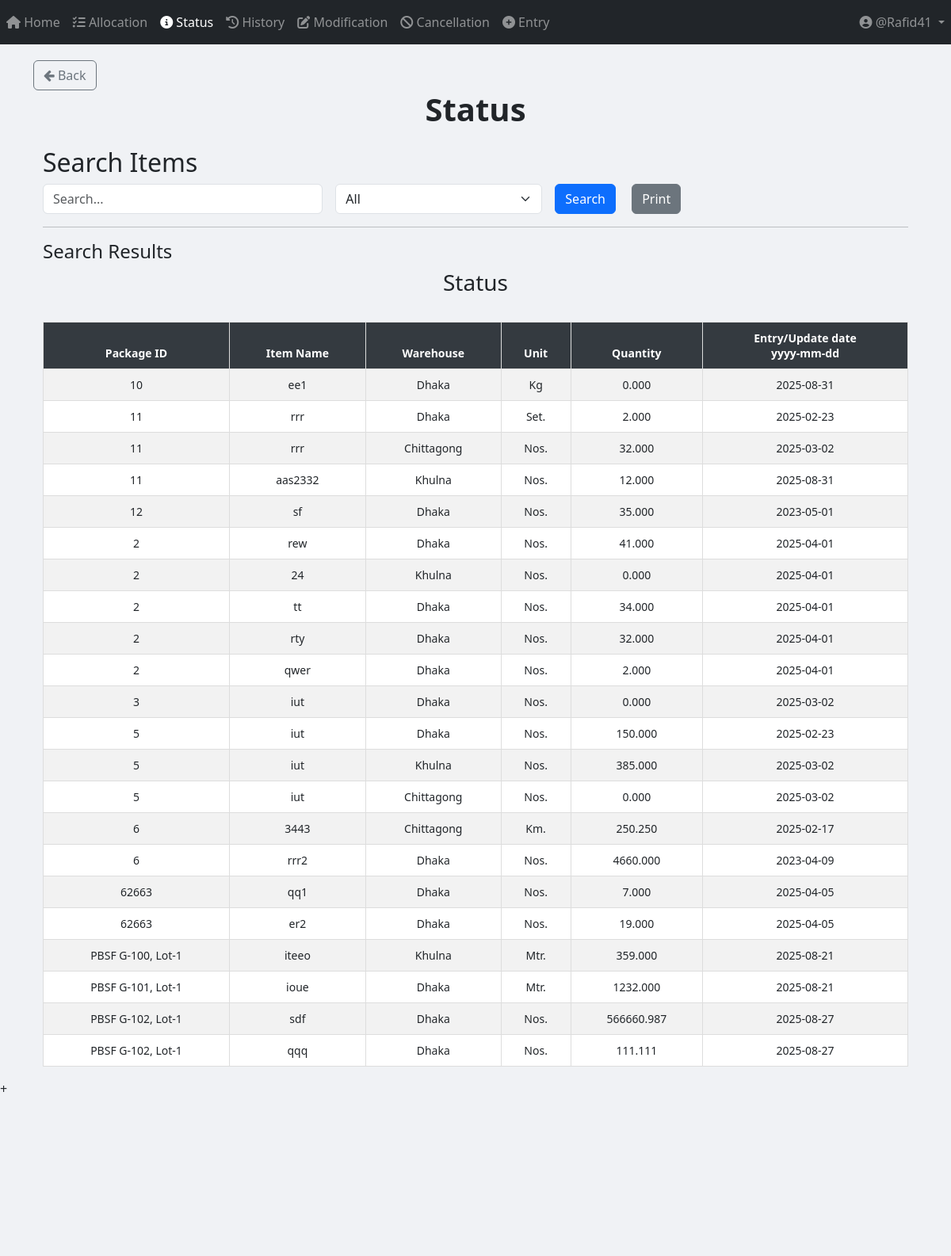
Before: /status/ (signed in, upper part) with the older database file.
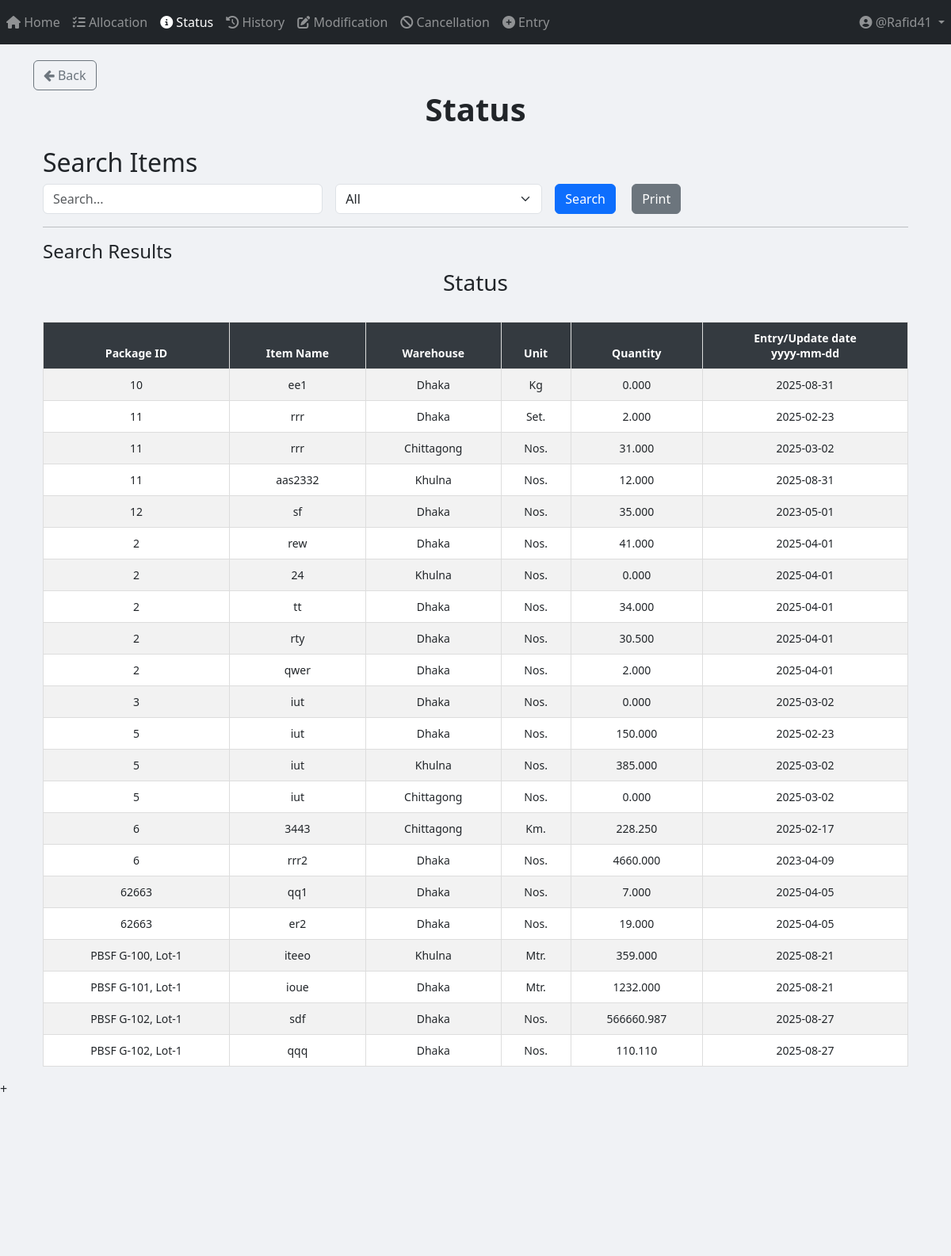
After: the same page with the newer database file.
### App_Entry/models.py (models this page shows, shortened)
class Item(models.Model):
    WAREHOUSE_CHOICES = [
        ("Dhaka", "Dhaka"),
        ("Khulna", "Khulna"),
        ("Chittagong", "Chittagong"),
    ]
    UNIT_CHOICES = [
        ("Nos.", "Nos."),
        ("Mtr.", "Mtr."),
        ("Km.", "Km."),
        ("Set.", "Set."),
        ("Pair.", "Pair."),
        ("Kg", "Kg"),
        ("Lot", "Lot"),
        ("Pcs", "Pcs"),
        ("Coil", "Coil"),
        ("Box", "Box"),
        ("Feet", "Feet"),
        ("Liter", "Liter"),
        ("m3", "m3"),
        ("m2", "m2"),
        ("Ream", "Ream"),
        ("Bundle", "Bundle"),
        ("Carton", "Carton"),
    ]
    name = models.CharField(max_length=255)
    description = models.TextField(blank=True, null=True)
    warehouse = models.CharField(
        max_length=50, choices=WAREHOUSE_CHOICES, default="Dhaka"
    )
    unit_of_item = models.CharField(
        max_length=100, choices=UNIT_CHOICES, default="Nos."
    )  # Updated field
    unit_price = models.DecimalField(max_digits=15, decimal_places=2, default=0.00)
    quantity_of_item = models.DecimalField(
        max_digits=20,
        decimal_places=3,
        default=0.00
    )
    package = models.ForeignKey(
        Package,
        on_delete=models.SET_NULL,
        related_name="package_of_item",
        null=True,
    )
    created_at = models.DateTimeField(default=timezone.now)

class Package(models.Model):
    packageId = models.TextField(unique=True)

### App_Status/views.py (the view, shortened to what this page needs)
# urls.py: path("", views.status_page, name="status_page"),
def status_page(request):
    query = request.GET.get("query", "").strip()  # Strip leading/trailing whitespaces from query input
    filter_by = request.GET.get("filter_by", "All")
    date_filter = request.GET.get("date", "")
    items = Item.objects.all()
    if filter_by == "Entry/Update date" and date_filter:
        try:
            date_obj = datetime.strptime(date_filter, "%Y-%m-%d")
            items = items.filter(created_at__date=date_obj.date())
        except ValueError:
            pass  # If the date format is invalid, ignore the filter
    items = items.order_by("package__packageId")
    return render(
        request,
        "App_Status/status.html",
        {
            "items": items,
            "query": query,
            "filter_by": filter_by,
            "date_filter": date_filter,
        },
    )

### templates/App_Status/status.html (shortened to what this page needs)
{% extends 'base.html' %}
{% load crispy_forms_tags %}
{% load static %}
{% block body_block %}
<a href="{% url 'App_Home:home_page' %}" class="btn btn-outline-secondary">
    <i class="fa fa-arrow-left"></i> Back
</a>
<center><h1><b> Status </b></h1></center>
<div class="container mt-4">
    <h2>Search Items</h2>
    <form method="GET" action="{% url 'App_Status:status_page' %}" class="row g-3">
        <div class="col-md-4">
            <input type="text" name="query" id="searchQuery" class="form-control" placeholder="Search..." value="{{ query }}">
        </div>
        <div class="col-md-3">
            <select name="filter_by" id="filterDropdown" class="form-select" onchange="toggleInputFields()">
                <option value="All" {% if filter_by == "All" %}selected{% endif %}>All</option>
            </select>
        </div>
        <div class="col-md-2">
            <button type="submit" class="btn btn-primary me-3">Search</button>
            <button type="button" class="btn btn-secondary" onclick="printResults()">Print</button>
        </div>
    </form>
    <hr>
    <h4>Search Results</h4>
    <div id="printableArea" class="table-responsive">
        <h3 class="text-center">Status</h3>
        <br>
        <table class="table table-bordered table-striped table-hover">
            <thead class="table-dark sticky-top">
                <tr>
                    <th>Package ID</th>
                    <th>Item Name</th>
                    <th>Warehouse</th>
                    <th>Unit</th>
                    <th>Quantity</th>
                    <th>Entry/Update date <center>yyyy-mm-dd</center></th>
                </tr>
            </thead>
            <tbody>
                {% if items %}
                    {% for item in items %}
                    <tr>
                        <td>{{ item.package.packageId }}</td>
                        <td>{{ item.name }}</td>
                        <td>{{ item.warehouse }}</td>
                        <td>{{ item.unit_of_item }}</td>
                        <td>{{ item.quantity_of_item }}</td>
                        <td>{{ item.created_at | date:"Y-m-d" }}</td>
                    </tr>
                    {% endfor %}
                {% else %}
                    <tr>
                        <td colspan="7" class="text-center text-danger">No matching data found</td>
                    </tr>
                {% endif %}
            </tbody>
        </table>
    </div>
</div>
{% endblock %}

Changed rows visible on the page:
changed Item (number 3 of 22 on the later page): quantity_of_item "32.000" → "31.000"
changed Item "rty": quantity_of_item "32.000" → "30.500"
changed Item "Km.": quantity_of_item "250.250" → "228.250"
changed Item "qqq": quantity_of_item "111.111" → "110.110"
